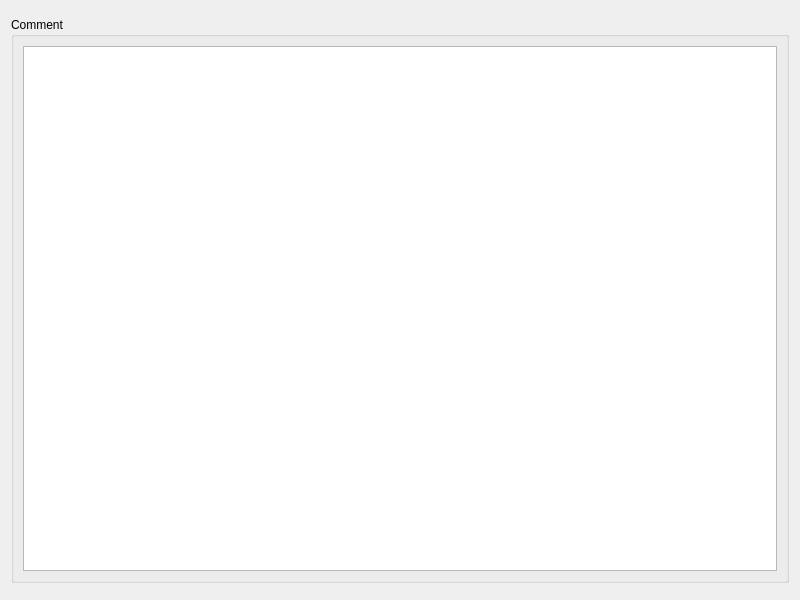
<ui version="4.0" >
 <class>HotkeysWidgetBase</class>
 <widget class="QWidget" name="HotkeysWidgetBase" >
  <property name="geometry" >
   <rect>
    <x>0</x>
    <y>0</y>
    <width>800</width>
    <height>600</height>
   </rect>
  </property>
  <property name="windowTitle" >
   <string>Form</string>
  </property>
  <layout class="QVBoxLayout" name="verticalLayout" >
   <item>
    <widget class="KTitleWidget" name="title" >
     <property name="enabled" >
      <bool>true</bool>
     </property>
    </widget>
   </item>
   <item>
    <widget class="QGroupBox" name="commentBox" >
     <property name="title" >
      <string>Comment</string>
     </property>
     <layout class="QVBoxLayout" name="verticalLayout_2" >
      <item>
       <widget class="KTextEdit" name="comment" />
      </item>
     </layout>
    </widget>
   </item>
   <item>
    <widget class="QWidget" native="1" name="extend" />
   </item>
  </layout>
 </widget>
 <customwidgets>
  <customwidget>
   <class>KTextEdit</class>
   <extends>QTextEdit</extends>
   <header>ktextedit.h</header>
  </customwidget>
  <customwidget>
   <class>KTitleWidget</class>
   <extends>QWidget</extends>
   <header>ktitlewidget.h</header>
  </customwidget>
 </customwidgets>
 <resources/>
 <connections/>
</ui>
